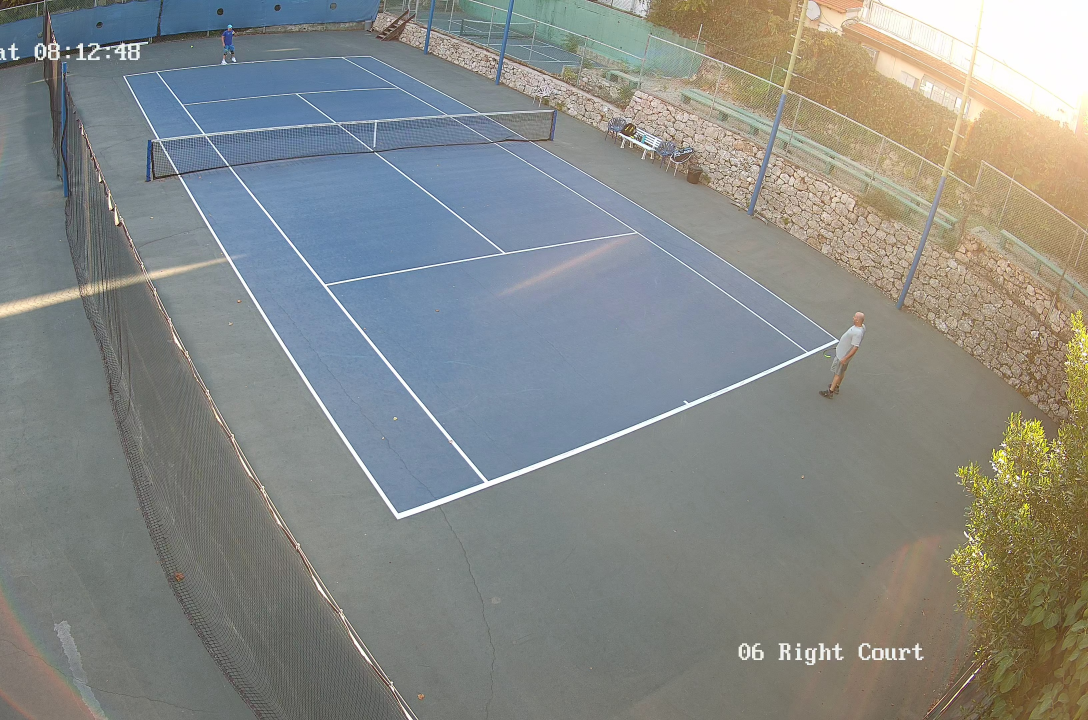
#> input picture original_right_court.jpg, 3264 x 2160 px (shown at 1/3 size)
$ python find_marked_points.py
#> lines starting #> are read from the running program, lines starting #| are printed output that depends on the picture; after the words box and inside, x2 and y2 are one past the last pixel; in counts of white or black regions, pixels touching at a corner belong together
#!/usr/bin/env python3
"""
Find the exact marked points (purple circles with green numbers 1-12) on the tennis court image.
"""

import cv2
import numpy as np


def find_purple_circles_with_green_numbers(image_path: str):
    """
    Find purple circles with green numbers 1-12 on the tennis court image.
    """
#> called with image_path = 'original_right_court.jpg'
    # Load the image
    img = cv2.imread(image_path)
#> img is the input picture: shape (2160, 3264, 3); mean B, G, R 134.5, 137.8, 135.1
    if img is None:
        print(f"Error: Could not load image {image_path}")
        return

    print(f"Image dimensions: {img.shape[1]}x{img.shape[0]}")
#| Image dimensions: 3264x2160

    # Convert to HSV for better color detection
    hsv = cv2.cvtColor(img, cv2.COLOR_BGR2HSV)
#> hsv: shape (2160, 3264, 3); mean H, S, V 62.3, 46.1, 149

    # Define purple color range (BGR: 255, 0, 255 -> HSV)
    # Purple in HSV: around 150-170 hue
    lower_purple = np.array([140, 50, 50])
    upper_purple = np.array([170, 255, 255])

    # Define green color range for numbers
    lower_green = np.array([40, 50, 50])
    upper_green = np.array([80, 255, 255])

    # Create masks
    purple_mask = cv2.inRange(hsv, lower_purple, upper_purple)
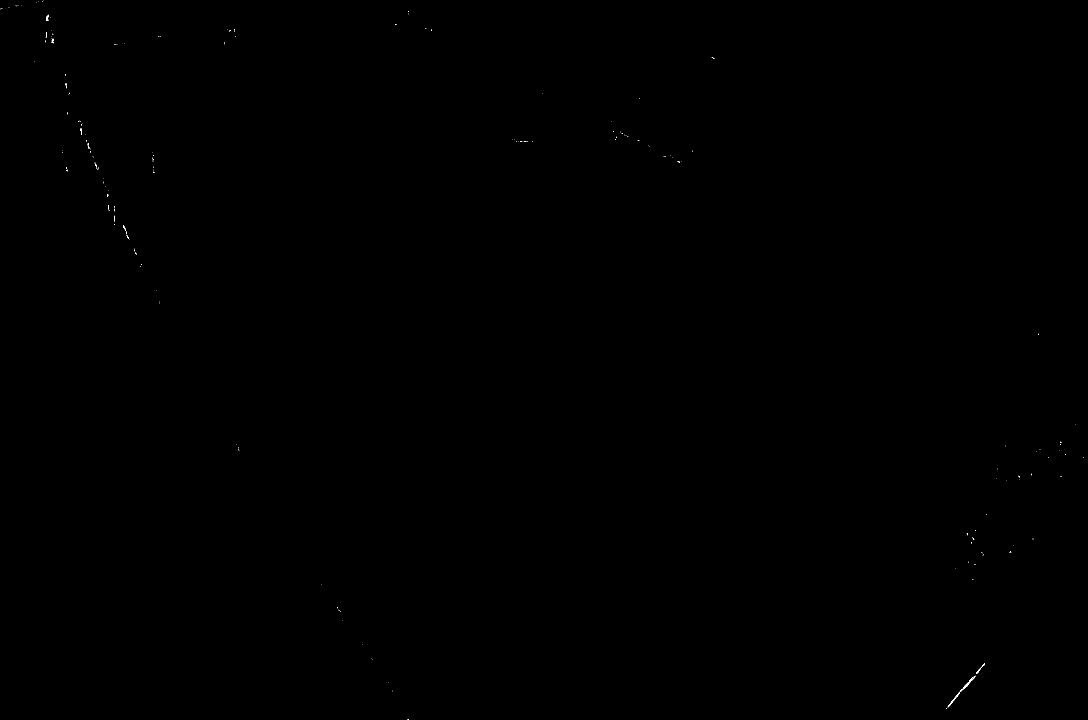
#> purple_mask: shape (2160, 3264) (shown at 1/3 size); 0.02% white in thin lines or dots
    green_mask = cv2.inRange(hsv, lower_green, upper_green)
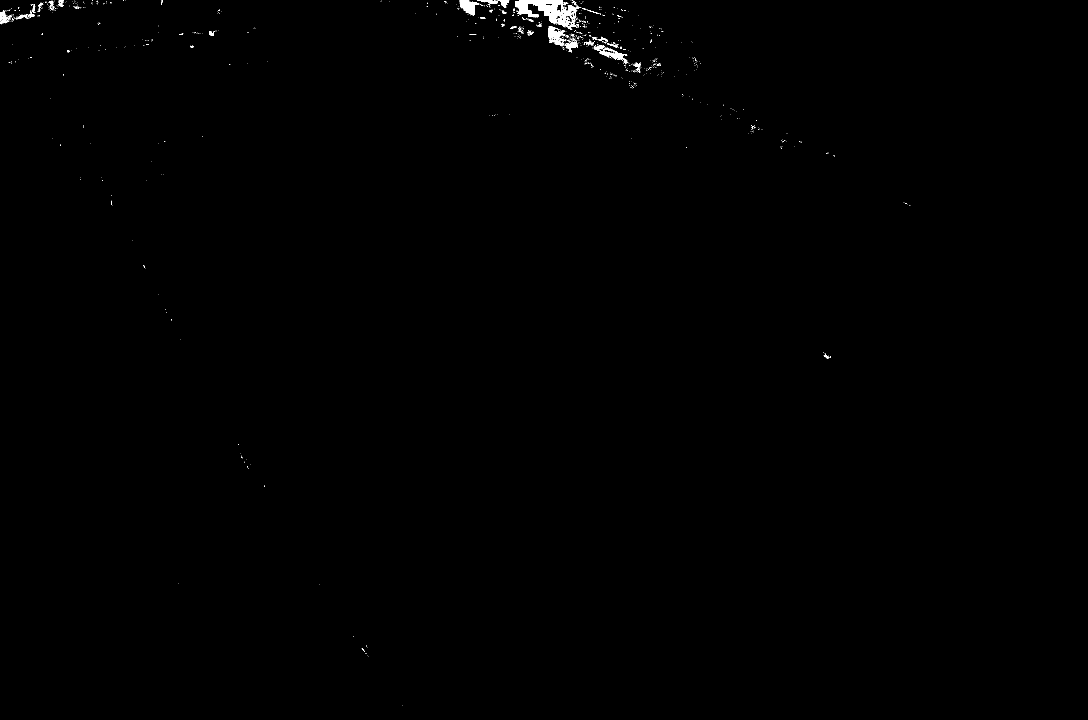
#> green_mask: shape (2160, 3264) (shown at 1/3 size); 0.25% white; 957 white regions (912 under 20 px), largest, box (x1, y1, x2, y2) and area: (1545, 0, 1744, 90) 6912, (1646, 78, 1697, 139) 1451, (1380, 0, 1438, 46) 1424

    # Apply morphological operations to clean up purple mask
    kernel = cv2.getStructuringElement(cv2.MORPH_ELLIPSE, (5, 5))
    purple_mask = cv2.morphologyEx(purple_mask, cv2.MORPH_CLOSE, kernel)
#> purple_mask: shape (2160, 3264); 0.02% white in thin lines or dots
    purple_mask = cv2.morphologyEx(purple_mask, cv2.MORPH_OPEN, kernel)
#> purple_mask: shape (2160, 3264); 0% white; 5 white regions

    # Find contours of purple circles
    purple_contours, _ = cv2.findContours(purple_mask, cv2.RETR_EXTERNAL, cv2.CHAIN_APPROX_SIMPLE)
#> purple_contours = 5 contours; box (x1, y1, x2, y2) and area: (2891, 2047, 2908, 2065) 96, (2909, 2030, 2924, 2044) 74, (154, 117, 161, 129) 44, (139, 55, 145, 63) 24, (140, 46, 146, 53) 20

    # Find contours of green numbers
    green_contours, _ = cv2.findContours(green_mask, cv2.RETR_EXTERNAL, cv2.CHAIN_APPROX_SIMPLE)
#> green_contours = 946 contours, 912 with area under 20; largest, box (x1, y1, x2, y2) and area: (1545, 0, 1744, 90) 7966, (1646, 78, 1697, 139) 1454, (1380, 0, 1438, 46) 1350, (1781, 135, 1882, 180) 1020, (1697, 123, 1734, 158) 389

    print(f"Found {len(purple_contours)} purple contours")
#| Found 5 purple contours
    print(f"Found {len(green_contours)} green contours")
#| Found 946 green contours

    # Create result image
    result_img = img.copy()

    # Store found points
    found_points = []

    # Process purple circles
    for i, contour in enumerate(purple_contours):
        # Check if contour is roughly circular and right size
        area = cv2.contourArea(contour)
        if area > 50 and area < 1000:  # Reasonable size for a circle
            # Get center of contour
            M = cv2.moments(contour)
            if M["m00"] != 0:
                cx = int(M["m10"] / M["m00"])
                cy = int(M["m01"] / M["m00"])

                # Draw circle around detected point
                cv2.circle(result_img, (cx, cy), 15, (0, 255, 0), 2)

                # Try to find nearby green number
                number = find_nearby_green_number(cx, cy, green_contours, result_img)

                found_points.append((cx, cy, number))

                # Draw coordinates
                cv2.putText(result_img, f"({cx},{cy})", (cx + 20, cy),
                           cv2.FONT_HERSHEY_SIMPLEX, 0.4, (0, 255, 0), 1)

                if number:
                    cv2.putText(result_img, f"#{number}", (cx + 20, cy + 20),
                               cv2.FONT_HERSHEY_SIMPLEX, 0.6, (0, 255, 0), 2)
#> this loop made 5 passes
#> (area, cx, cy) on passes 1 to 2: (95.5, 2898, 2055), (74, 2916, 2036)
#> area on passes 3 to 5: 43.5, 24, 20
#> after the loop, found_points = 2 items

    # Sort points by number
    found_points.sort(key=lambda x: x[2] if x[2] is not None else 999)

    # Save result
    cv2.imwrite('detected_points.jpg', result_img)
    cv2.imwrite('purple_mask.jpg', purple_mask)
    cv2.imwrite('green_mask.jpg', green_mask)

    print("\nDetected points:")
    for x, y, number in found_points:
        if number:
            print(f"Point {number}: ({x}, {y})")
        else:
            print(f"Point without number: ({x}, {y})")
#> this loop made 2 passes
#> (x, y, number) on passes 1 to 2: (2898, 2055, None), (2916, 2036, None)
#| Point without number: (2898, 2055)
#| Point without number: (2916, 2036)

    print(f"\nTotal found points: {len(found_points)}")
#| Total found points: 2
    print("Images saved:")
    print("- detected_points.jpg (with detected circles)")
    print("- purple_mask.jpg (purple color mask)")
    print("- green_mask.jpg (green color mask)")

    return found_points


def find_nearby_green_number(cx: int, cy: int, green_contours: list, img: np.ndarray) -> int:
    """
    Try to find a green number near the purple circle.
    """
    # Look for green contours near the purple circle
    for contour in green_contours:
        M = cv2.moments(contour)
        if M["m00"] != 0:
            gx = int(M["m10"] / M["m00"])
            gy = int(M["m01"] / M["m00"])

            # Check if green contour is near purple circle
            distance = np.sqrt((cx - gx)**2 + (cy - gy)**2)
            if distance < 50:  # Within 50 pixels
                # This is a rough approximation - we'd need OCR for exact numbers
                return None  # For now, just return None

    return None


def manual_point_detection(image_path: str):
    """
    Alternative method: manually click on points to get coordinates.
    """
    img = cv2.imread(image_path)
    if img is None:
        print(f"Error: Could not load image {image_path}")
        return

    points = []

    def mouse_callback(event, x, y, flags, param):
        if event == cv2.EVENT_LBUTTONDOWN:
            points.append((x, y))
            print(f"Point {len(points)}: ({x}, {y})")
            cv2.circle(img, (x, y), 10, (0, 255, 0), -1)
            cv2.putText(img, str(len(points)), (x + 15, y + 5),
                       cv2.FONT_HERSHEY_SIMPLEX, 0.8, (0, 255, 0), 2)
            cv2.imshow('Click Points', img)

    cv2.namedWindow('Click Points')
    cv2.setMouseCallback('Click Points', mouse_callback)

    cv2.imshow('Click Points', img)
    print("Click on the 12 marked points in order (1-12)")
    print("Press 'q' when done")

    while True:
        key = cv2.waitKey(1) & 0xFF
        if key == ord('q'):
            break

    cv2.destroyAllWindows()

    if len(points) == 12:
        print("\nAll 12 points collected:")
        for i, (x, y) in enumerate(points, 1):
            print(f"Point {i}: ({x}, {y})")

        # Save the marked image
        cv2.imwrite('manually_marked_points.jpg', img)
        print("Saved manually_marked_points.jpg")

        return points
    else:
        print(f"Only {len(points)} points collected. Need 12 points.")
        return None


def main():
    """
    Main function to find marked points.
    """
    image_path = 'original_right_court.jpg'

    print("Finding marked points on tennis court...")
    print("Method 1: Automatic detection of purple circles with green numbers")

    # Try automatic detection first
    found_points = find_purple_circles_with_green_numbers(image_path)
#> found_points = 2 items

    if len(found_points) < 12:
        print(f"\nOnly found {len(found_points)} points automatically.")
#| Only found 2 points automatically.
        print("Method 2: Manual clicking on points")
        manual_points = manual_point_detection(image_path)
#> (key q is pressed here)

        if manual_points:
            found_points = manual_points

    return found_points


if __name__ == "__main__":
    main()
